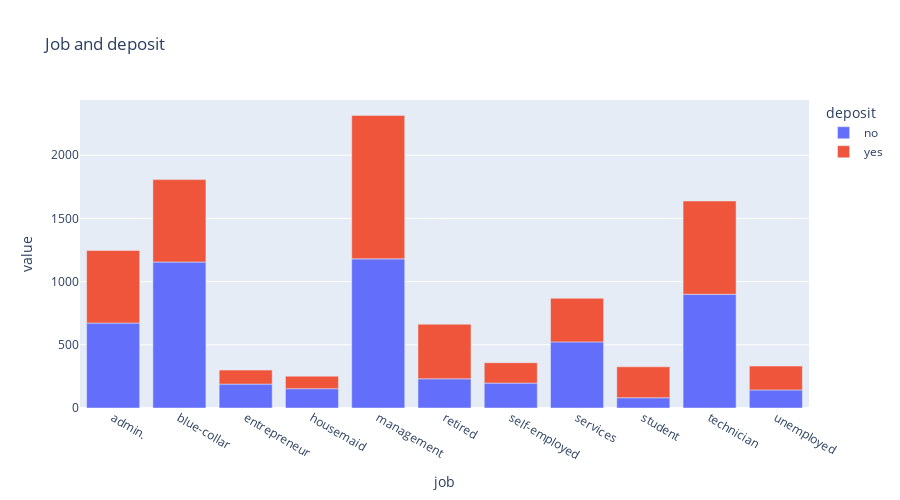

The code cell stored with this chart in its notebook:
### Code cell
fig = px.bar(
    job_grouped,
    height=500, 
    width=900,
    title='Job and deposit')
fig.show()

### Figure 1 — Plotly figure (JSON) as saved in the notebook; plotly's stock layout.template omitted (floating-point values rounded to 4 significant figures)
{"data": [{"alignmentgroup": "True", "hovertemplate": "deposit=no<br>job=%{x}<br>value=%{y}<extra></extra>", "legendgroup": "no", "marker": {"color": "#636efa", "pattern": {"shape": ""}}, "name": "no", "offsetgroup": "no", "orientation": "v", "showlegend": true, "textposition": "auto", "type": "bar", "x": ["admin.", "blue-collar", "entrepreneur", "housemaid", "management", "retired", "self-employed", "services", "student", "technician", "unemployed"], "xaxis": "x", "y": [672, 1155, 189, 153, 1180, 231, 197, 523, 81, 900, 143], "yaxis": "y"}, {"alignmentgroup": "True", "hovertemplate": "deposit=yes<br>job=%{x}<br>value=%{y}<extra></extra>", "legendgroup": "yes", "marker": {"color": "#EF553B", "pattern": {"shape": ""}}, "name": "yes", "offsetgroup": "yes", "orientation": "v", "showlegend": true, "textposition": "auto", "type": "bar", "x": ["admin.", "blue-collar", "entrepreneur", "housemaid", "management", "retired", "self-employed", "services", "student", "technician", "unemployed"], "xaxis": "x", "y": [574, 652, 111, 99, 1135, 432, 161, 345, 245, 738, 189], "yaxis": "y"}], "layout": {"barmode": "relative", "height": 500, "legend": {"title": {"text": "deposit"}, "tracegroupgap": 0}, "title": {"text": "Job and deposit"}, "width": 900, "xaxis": {"anchor": "y", "domain": [0, 1], "title": {"text": "job"}}, "yaxis": {"anchor": "x", "domain": [0, 1], "title": {"text": "value"}}}}
